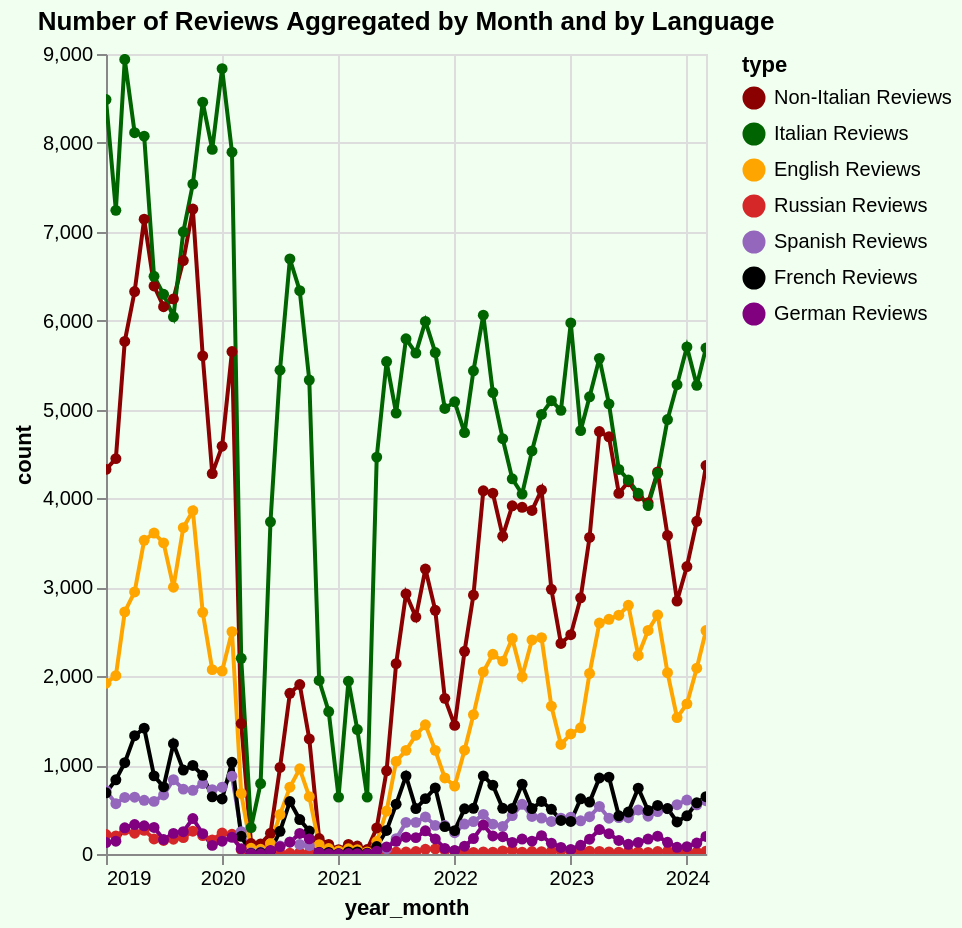

Write the Vega-Lite specification saved for this chart.
### Vega-Lite specification from a JSON file in a GitHub repository (floating-point values rounded to 4 significant figures; data arrays with more than 128 entries replaced by an {"elided": "..."} marker saying what was removed)
{"config": {"view": {"continuousWidth": 300, "continuousHeight": 300}}, "data": {"name": "data-def2f1499f44e253f61f4e337e277026"}, "mark": {"type": "line", "point": true}, "background": "#f0fff0", "encoding": {"color": {"field": "type", "scale": {"domain": ["Non-Italian Reviews", "Italian Reviews", "English Reviews", "Russian Reviews", "Spanish Reviews", "French Reviews", "German Reviews"], "range": ["darkred", "darkgreen", "orange", "#d62728", "#9467bd", "black", "purple"]}, "type": "nominal"}, "opacity": {"condition": {"param": "param_92", "value": 1}, "value": 0.1}, "tooltip": [{"field": "year_month", "type": "temporal"}, {"field": "count", "type": "quantitative"}, {"field": "type", "type": "nominal"}], "x": {"field": "year_month", "type": "temporal"}, "y": {"field": "count", "type": "quantitative"}}, "height": 400, "params": [{"name": "param_92", "select": {"type": "point", "fields": ["type"]}, "bind": "legend"}, {"name": "param_94", "select": {"type": "interval", "encodings": ["x", "y"]}, "bind": "scales"}], "title": "Number of Reviews Aggregated by Month and by Language", "width": "container", "$schema": "https://vega.github.io/schema/vega-lite/v5.17.0.json", "datasets": {"data-def2f1499f44e253f61f4e337e277026": {"elided": "487 records"}}}
